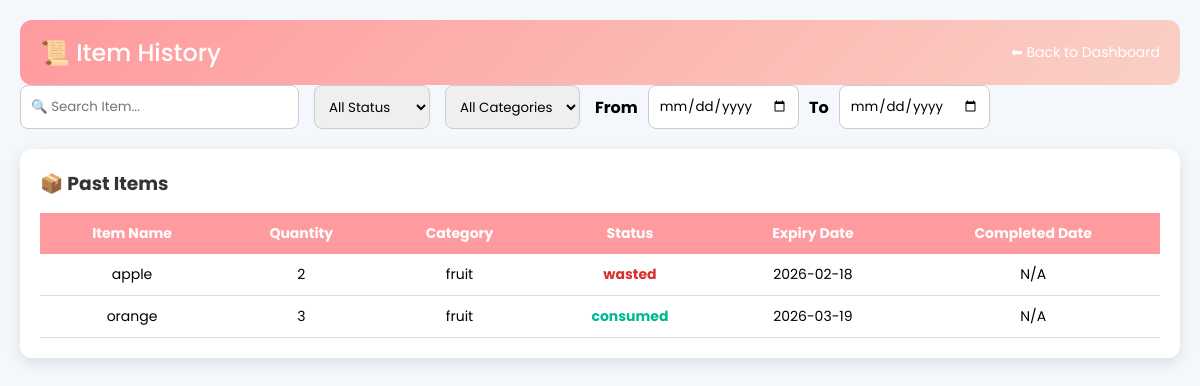
The app's page /history (signed in) with its own data.
### tables this page shows
CREATE TABLE items (
    id INTEGER PRIMARY KEY AUTOINCREMENT,
    item_name TEXT NOT NULL,
    quantity INTEGER NOT NULL,
    category TEXT NOT NULL,
    storage_type TEXT NOT NULL,
    expiry_date TEXT NOT NULL,
    user_id INTEGER NOT NULL, status TEXT DEFAULT 'pending', risk_score REAL, risk_level TEXT, completed_date TEXT,
    FOREIGN KEY (user_id) REFERENCES users (id)
);

### routes/fridge.py (the view)
@fridge_bp.route("/history")
def history():
    if "user_id" not in session:
        return redirect(url_for("auth.login"))
    conn = get_db_connection()
    items = conn.execute(
        """
        SELECT * FROM items
        WHERE user_id=? AND (status='consumed' OR status='wasted')
        """,
        (session["user_id"],)
    ).fetchall()
    conn.close()
    return render_template("history.html", items=items)

### routes/fridge.py (called while the page is built)
def get_db_connection():
    conn = sqlite3.connect(Config.DATABASE)
    conn.row_factory = sqlite3.Row
    return conn

### templates/history.html (shortened to what this page needs)
<!DOCTYPE html>
<html lang="en">
<head>
</head>
<body>
<div class="navbar">
    <h2>📜 Item History</h2>
    <a href="{{ url_for('fridge.dashboard') }}">⬅ Back to Dashboard</a>
</div>
<div class="filters">
    <input
        type="text"
        id="searchInput"
        placeholder="🔍 Search Item..."
    >
    <select id="statusFilter">
        <option value="all">All Status</option>
    </select>
    <select id="categoryFilter">
        <option value="all">All Categories</option>
    </select>
    <div style="display:flex;align-items:center;gap:10px;">
    <span><b>From</b></span>
    <input type="date" id="fromDate">
    <span><b>To</b></span>
    <input type="date" id="toDate">
</div>
</div>
<div class="card">
    <h3>📦 Past Items</h3>
    <table>
        <tr>
            <th>Item Name</th>
            <th>Quantity</th>
            <th>Category</th>
            <th>Status</th>
            <th>Expiry Date</th>
            <th>Completed Date</th>
        </tr>
    {% for item in items %}
<tr
    data-name="{{ item.item_name }}"
    data-status="{{ item.status|lower }}"
    data-category="{{ item.category }}"
    data-date="{{ item.completed_date[:10] if item.completed_date else '' }}"
>
    <td>{{ item.item_name }}</td>
    <td>{{ item.quantity }}</td>
    <td>{{ item.category }}</td>
    <td>
        {% if item.status|lower == 'consumed' %}
            <span class="consumed">{{ item.status }}</span>
        {% elif item.status|lower == 'wasted' %}
            <span class="wasted">{{ item.status }}</span>
        {% endif %}
    </td>
    <td>{{ item.expiry_date }}</td>
    <td>
    {{ item.completed_date if item.completed_date else 'N/A' }}
</td>
</tr>
{% endfor %}
    </table>
</div>
</body>
</html>

### templates/history.html (style rules this page uses)
* { margin: 0; padding: 0; box-sizing: border-box; font-family: 'Poppins', sans-serif; }
body { background: #f4f7fb; padding: 20px; }
.navbar { background: linear-gradient(135deg, #ff9a9e, #fad0c4); padding: 15px 20px; border-radius: 12px; color: white; display: flex; justify-content: space-between; align-items: center; }
.navbar h2 { font-weight: 500; }
.navbar a { color: white; text-decoration: none; font-size: 14px; }
.card { background: white; margin-top: 20px; padding: 20px; border-radius: 12px; box-shadow: 0 5px 15px rgba(0,0,0,0.1); }
.filters { display:flex; gap:15px; margin-bottom:20px; flex-wrap:wrap; }
.filters input, .filters select { padding:10px; border-radius:8px; border:1px solid #ccc; }
h3 { margin-bottom: 15px; color: #333; }
table { width: 100%; border-collapse: collapse; }
th { background: #ff9a9e; color: white; padding: 10px; font-size: 14px; }
td { padding: 10px; text-align: center; border-bottom: 1px solid #ddd; font-size: 14px; }
.consumed { color: #00b894; font-weight: bold; }
.wasted { color: #d63031; font-weight: bold; }

### records on screen
items: item_name "apple", quantity "2", category "fruit", status "wasted", expiry_date "2026-02-18", completed_date "N/A"
items: item_name "orange", quantity "3", category "fruit", status "consumed", expiry_date "2026-03-19", completed_date "N/A"
